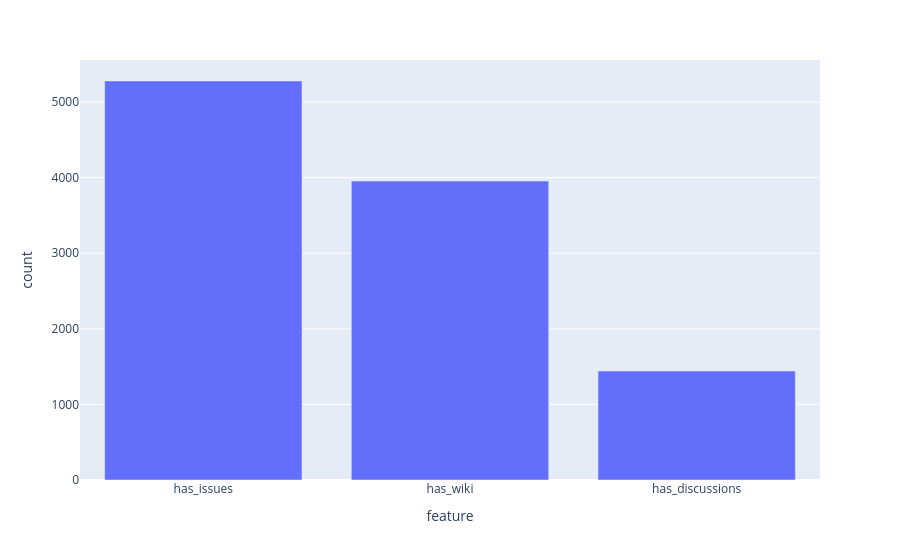

Notebook source saved alongside this figure:
### Code cell
fig=px.bar(true_counts,x="feature",y="count")
fig.show()

### Figure 1 — Plotly figure (JSON) as saved in the notebook; plotly's stock layout.template omitted (floating-point values rounded to 4 significant figures)
{"data": [{"hovertemplate": "feature=%{x}<br>count=%{y}<extra></extra>", "legendgroup": "", "marker": {"color": "#636efa", "pattern": {"shape": ""}}, "name": "", "orientation": "v", "showlegend": false, "textposition": "auto", "type": "bar", "x": ["has_issues", "has_wiki", "has_discussions"], "xaxis": "x", "y": [5279, 3955, 1442], "yaxis": "y"}], "layout": {"barmode": "relative", "legend": {"tracegroupgap": 0}, "margin": {"t": 60}, "xaxis": {"anchor": "y", "domain": [0, 1], "title": {"text": "feature"}}, "yaxis": {"anchor": "x", "domain": [0, 1], "title": {"text": "count"}}}}
